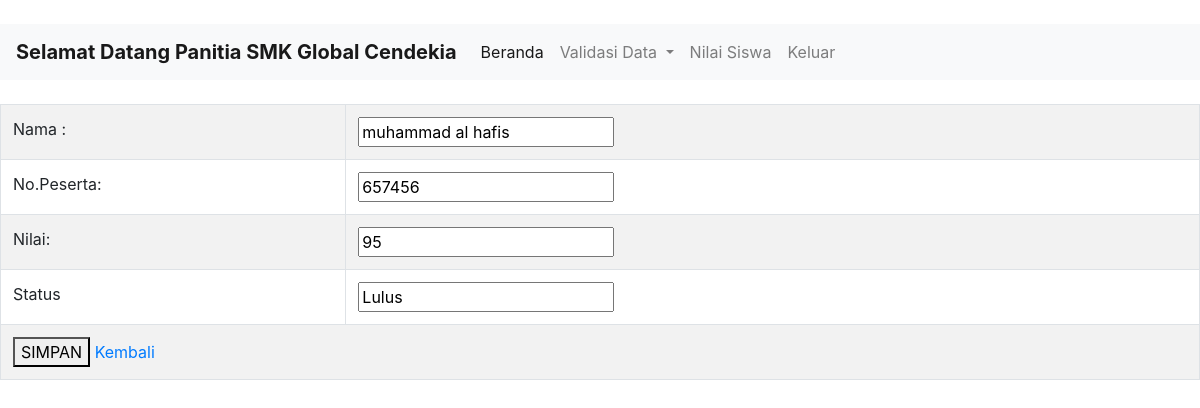
Page /editnilai.php?id=4 (signed in) on the committed database.
### tables this page shows
CREATE TABLE `nilai` (
  `id` int(255) NOT NULL,
  `nama` varchar(30) NOT NULL,
  `no_peserta` int(30) NOT NULL,
  `nilai` int(30) NOT NULL,
  `status` varchar(30) NOT NULL
);

### editnilai.php (the view, shortened to what this page needs)
<!DOCTYPE html>
<html>
<head>
    <link rel="stylesheet" type="text/css" href="css/bootstrap.css">
</head>
<body>
<br/>
<nav class="navbar navbar-expand-lg navbar-light bg-light">
<a class="navbar-brand" href="#"><b> Selamat Datang Panitia SMK Global Cendekia</b></a>
 <div class="collapse navbar-collapse" id="navbarSupportedContent">
   <ul class="navbar-nav mr-auto">
   <li class="nav-item active">
       <a class="nav-link" href="panitia.php">Beranda<span class="sr-only">(current)</span></a>
     </li>
     <li class="nav-item dropdown">
            <a class="nav-link dropdown-toggle" href="#" id="navbarDropdown" role="button" data-toggle="dropdown" aria-haspopup="true" aria-expanded="false">
                    Validasi Data
            </a>
                </li>
     <li class="nav-item">
       <a class="nav-link" href="nilai.php">Nilai Siswa</a>
     </li>
     <li class="nav-item">
       <a class="nav-link" href="login.php" >Keluar</a>
     </li>
   </ul>
</div>
</nav>
<br/>
<?php
include 'koneksi.php';
?>
        <form method="post" action="updatenilai.php">
        <?php
        $id = $_GET['id'];
        $data = mysqli_query($conn,"SELECT * from nilai WHERE id='$id'");
        while($d = mysqli_fetch_array($data)){
            ?>
            <table class="table table-bordered table-striped table-hover" border="1">
                <tr><td>Nama :</td><td><input type="text" value="<?php echo $d['nama'];?>" name="nama"></td></tr>
                <tr><td>No.Peserta:</td><td><input type="text" value="<?php echo $d['no_peserta'];?>" name="no_peserta"></td></tr>
                <tr><td>Nilai:</td><td><input type="text" value="<?php echo $d['nilai'];?>" name="nilai"></td></tr>
                <tr><td>Status</td><td><input type="text" value="<?php echo $d['status'];?>" name="status"></td></tr>
                <tr><td colspan="2"><button type="submit" value="simpan">SIMPAN</button>
                <a href="nilai.php">Kembali</a></td></tr>
            </table>
   <?php     }?>
        </form>
</body>
</html>

### rows in the picture
nilai: nama "muhammad al hafis", no_peserta "657456", nilai "95", status "Lulus"
